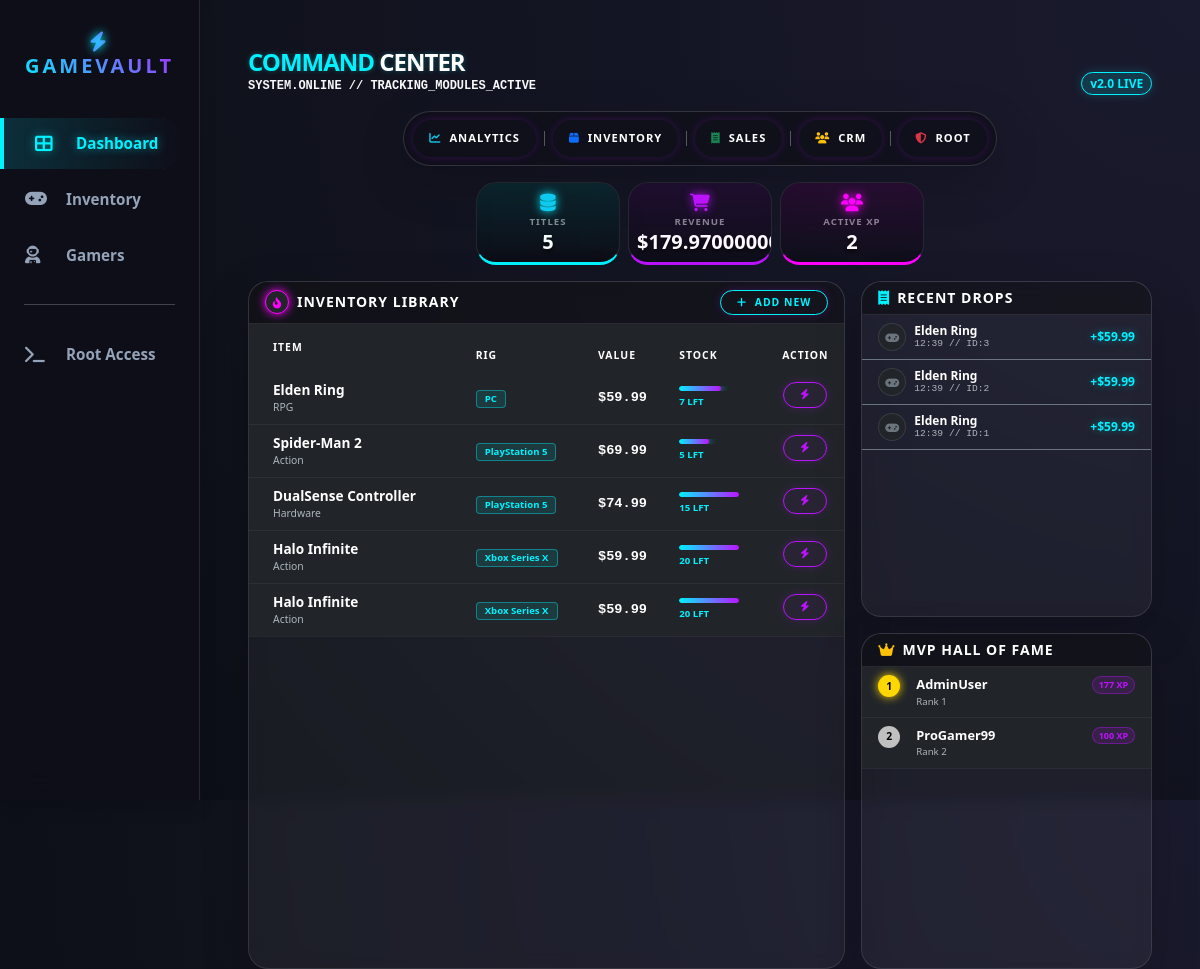
/dashboard/, run on the app's committed database.
### store/models.py (models this page shows, shortened)
class Product(models.Model):
    PLATFORM_CHOICES = (
        ('pc', 'PC'),
        ('ps5', 'PlayStation 5'),
        ('xbox', 'Xbox Series X'),
        ('switch', 'Nintendo Switch'),
    )
    title = models.CharField(max_length=200)
    category = models.ForeignKey(Category, on_delete=models.CASCADE)
    platform = models.CharField(max_length=20, choices=PLATFORM_CHOICES)
    price = models.DecimalField(max_digits=10, decimal_places=2)
    stock_count = models.IntegerField(default=0)
    is_digital = models.BooleanField(default=False)
    description = models.TextField(blank=True)

class Category(models.Model):
    name = models.CharField(max_length=100)
    class Meta:
        verbose_name_plural = "Categories"

class Sale(models.Model):
    customer = models.ForeignKey(Customer, on_delete=models.SET_NULL, null=True)
    product = models.ForeignKey(Product, on_delete=models.CASCADE)
    sale_date = models.DateTimeField(auto_now_add=True)
    amount_paid = models.DecimalField(max_digits=10, decimal_places=2)

class Customer(models.Model):
    user = models.OneToOneField(User, on_delete=models.CASCADE)
    phone = models.CharField(max_length=15)
    gamer_tag = models.CharField(max_length=50, blank=True)
    loyalty_points = models.IntegerField(default=0)

### store/views.py (the view)
# urls.py: path('dashboard/', views.dashboard, name='dashboard'),
def dashboard(request):
    products = Product.objects.all()
    recent_sales = Sale.objects.order_by('-sale_date')[:5]
    total_revenue = Sale.objects.aggregate(Sum('amount_paid'))['amount_paid__sum'] or 0
    sales_count = Sale.objects.count()
    customers_count = Customer.objects.count()
    top_customers = Customer.objects.order_by('-loyalty_points')[:5]
    context = {
        'products': products,
        'recent_sales': recent_sales,
        'total_revenue': total_revenue,
        'sales_count': sales_count,
        'customers_count': customers_count,
        'top_customers': top_customers,
    }
    return render(request, 'store/dashboard.html', context)

### store/templates/store/dashboard.html (shortened to what this page needs)
{% extends "base.html" %}
{% block content %}
<div class="row mb-3">
    <div class="col-12 d-flex justify-content-between align-items-end">
        <div>
            <h4 class="fade-in mb-0" style="color: #00f2ff; letter-spacing: -1px; font-weight: 900; text-shadow: 0 0 5px rgba(0, 242, 255, 0.3);">
                COMMAND <span class="text-white">CENTER</span>
            </h4>
            <p class="text-light fade-in small mb-0" style="font-size: 0.75rem; font-family: monospace; font-weight: 600;">SYSTEM.ONLINE // TRACKING_MODULES_ACTIVE</p>
        </div>
        <div class="fade-in">
            <span class="badge rounded-pill" style="background: rgba(0, 242, 255, 0.15); color: #00f2ff; border: 1px solid #00f2ff; box-shadow: 0 0 10px rgba(0, 242, 255, 0.2); font-weight: 700;">v2.0 LIVE</span>
        </div>
    </div>
</div>
<div class="row mb-3 fade-in justify-content-center">
    <div class="col-md-10 col-lg-8">
        <div class="glass-card p-2 rounded-pill d-flex justify-content-center align-items-center gap-2 shadow-lg" style="background: rgba(15, 15, 25, 0.8); border: 1px solid rgba(255, 255, 255, 0.15);">
            <a href="#stats-module" class="btn btn-sm btn-neon border-0 rounded-pill px-3 fw-bold" style="font-size: 0.7rem; color: #fff;">
                <i class="fas fa-chart-line text-info me-1"></i> Analytics
            </a>
            <a href="#inventory-module" class="btn btn-sm btn-neon border-0 rounded-pill px-3 fw-bold" style="font-size: 0.7rem; color: #fff;">
                <i class="fas fa-box text-primary me-1"></i> Inventory
            </a>
            <a href="#sales-module" class="btn btn-sm btn-neon border-0 rounded-pill px-3 fw-bold" style="font-size: 0.7rem; color: #fff;">
                <i class="fas fa-receipt text-success me-1"></i> Sales
            </a>
            <a href="#crm-module" class="btn btn-sm btn-neon border-0 rounded-pill px-3 fw-bold" style="font-size: 0.7rem; color: #fff;">
                <i class="fas fa-users text-warning me-1"></i> CRM
            </a>
            <a href="/admin" class="btn btn-sm btn-neon border-0 rounded-pill px-3 fw-bold" style="font-size: 0.7rem; color: #fff;">
                <i class="fas fa-shield-alt text-danger me-1"></i> Root
            </a>
        </div>
    </div>
</div>
<div id="stats-module" class="row mb-3 fade-in g-2 justify-content-center">
    <div class="col-4 col-md-2">
        <div class="glass-card text-center p-2 position-relative overflow-hidden" style="border-bottom: 3px solid #00f2ff; background: rgba(0,0,0,0.3);">
            <div class="position-absolute top-0 start-0 w-100 h-100" style="background: linear-gradient(to bottom, rgba(0, 242, 255, 0.1), transparent);"></div>
            <i class="fas fa-database mb-1 text-info" style="font-size: 1.1rem; filter: drop-shadow(0 0 5px #00f2ff);"></i>
            <div class="text-white-50" style="font-size: 0.6rem; text-transform: uppercase; font-weight: 900; letter-spacing: 1px;">Titles</div>
            <div class="h5 fw-black mb-0" style="color: #ffffff; text-shadow: 0 2px 4px rgba(0,0,0,0.8); font-weight: 800;">{{ products.count }}</div>
        </div>
    </div>
    <div class="col-4 col-md-2">
        <div class="glass-card text-center p-2 position-relative overflow-hidden" style="border-bottom: 3px solid #bc13fe; background: rgba(0,0,0,0.3);">
            <div class="position-absolute top-0 start-0 w-100 h-100" style="background: linear-gradient(to bottom, rgba(188, 19, 254, 0.1), transparent);"></div>
            <i class="fas fa-shopping-cart mb-1" style="font-size: 1.1rem; color: #bc13fe; filter: drop-shadow(0 0 5px #bc13fe);"></i>
            <div class="text-white-50" style="font-size: 0.6rem; text-transform: uppercase; font-weight: 900; letter-spacing: 1px;">Revenue</div>
            <div class="h5 fw-black mb-0" style="color: #ffffff; text-shadow: 0 2px 4px rgba(0,0,0,0.8); font-weight: 800;">${{ total_revenue|default:"0" }}</div>
        </div>
    </div>
    <div class="col-4 col-md-2">
        <div class="glass-card text-center p-2 position-relative overflow-hidden" style="border-bottom: 3px solid #ff00ff; background: rgba(0,0,0,0.3);">
            <div class="position-absolute top-0 start-0 w-100 h-100" style="background: linear-gradient(to bottom, rgba(255, 0, 255, 0.1), transparent);"></div>
            <i class="fas fa-users mb-1" style="font-size: 1.1rem; color: #ff00ff; filter: drop-shadow(0 0 5px #ff00ff);"></i>
            <div class="text-white-50" style="font-size: 0.6rem; text-transform: uppercase; font-weight: 900; letter-spacing: 1px;">Active XP</div>
            <div class="h5 fw-black mb-0" style="color: #ffffff; text-shadow: 0 2px 4px rgba(0,0,0,0.8); font-weight: 800;">{{ customers_count|default:"0" }}</div>
        </div>
    </div>
</div>
<div class="row g-3 fade-in h-100">
    <div id="inventory-module" class="col-lg-8 d-flex flex-column">
        <div class="glass-card p-0 overflow-hidden shadow-lg flex-fill">
            <div class="px-3 py-2 d-flex justify-content-between align-items-center" style="border-bottom: 1px solid rgba(255,255,255,0.1); background: rgba(0,0,0,0.4);">
                <div class="d-flex align-items-center">
                    <div class="rounded-circle bg-dark d-flex align-items-center justify-content-center me-2" style="width: 24px; height: 24px; box-shadow: 0 0 10px #ff00ff; border: 1px solid #ff00ff;">
                        <i class="fas fa-fire-alt" style="font-size: 0.7rem; color: #ff00ff;"></i>
                    </div>
                    <h6 class="mb-0 small fw-bold" style="color: #ffffff; letter-spacing: 1px;">INVENTORY LIBRARY</h6>
                </div>
                <div class="d-flex gap-2">
                    <a href="/admin/store/product/add/" class="btn-neon py-1 px-3 text-decoration-none rounded-pill fw-bold" style="font-size: 0.65rem; border: 1px solid #00f2ff; color: #00f2ff;">
                        <i class="fas fa-plus me-1"></i> ADD NEW
                    </a>
                </div>
            </div>
            <div class="table-responsive h-100">
                <table class="table table-dark table-hover mb-0 align-middle" style="background: transparent; font-size: 0.8rem;">
                    <thead style="background: rgba(0,0,0,0.5);">
                        <tr class="text-white-50 small text-uppercase" style="font-size: 0.65rem; letter-spacing: 1px; font-weight: 700;">
                            <th class="ps-4 py-3 border-0">Item</th>
                            <th class="border-0">Rig</th>
                            <th class="border-0">Value</th>
                            <th class="border-0">Stock</th>
                            <th class="text-center border-0">Action</th>
                        </tr>
                    </thead>
                    <tbody>
                        {% for product in products %}
                        <tr style="border-bottom: 1px solid rgba(255,255,255,0.05);">
                            <td class="ps-4 py-2">
                                <div class="fw-bold" style="color: #ffffff; font-size: 0.85rem;">{{ product.title }}</div>
                                <div style="font-size: 0.65rem; color: #adb5bd;">{{ product.category.name }}</div>
                            </td>
                            <td>
                                <span class="badge" style="background: rgba(0, 242, 255, 0.1); color: #00f2ff; border: 1px solid rgba(0, 242, 255, 0.4); font-size: 0.6rem; padding: 3px 8px; border-radius: 4px; font-weight: 600;">
                                    {{ product.get_platform_display }}
                                </span>
                            </td>
                            <td class="fw-bold" style="color: #ffffff; font-family: monospace; font-size: 0.85rem;">${{ product.price }}</td>
                            <td>
                                {% if product.stock_count > 0 %}
                                    <div class="progress mb-1 bg-dark" style="height: 5px; width: 60px; border-radius: 3px;">
                                        <div class="progress-bar" role="progressbar"
                                             style="width: {{ product.stock_count }}0%; background: linear-gradient(90deg, #00f2ff, #bc13fe); border-radius: 3px; box-shadow: 0 0 8px #00f2ff;">
                                        </div>
                                    </div>
                                    <div style="font-size: 0.6rem; font-weight: 800; color: #00f2ff;">{{ product.stock_count }} LFT</div>
                                {% else %}
                                    <span class="badge bg-danger text-white p-1" style="font-size: 0.6rem; box-shadow: 0 0 8px red; font-weight: 700;">WIPED</span>
                                {% endif %}
                            </td>
                            <td class="text-center">
                                {% if product.stock_count > 0 %}
                                    <a href="{% url 'process_sale' product.id %}" class="btn-neon py-1 px-3 text-decoration-none d-inline-block rounded-pill fw-bold" style="font-size: 0.65rem; border: 1px solid #bc13fe; color: #bc13fe; background: rgba(188, 19, 254, 0.05);">
                                        <i class="fas fa-zap"></i>
                                    </a>
                                {% else %}
                                    <span class="text-muted opacity-25" style="font-size: 0.8rem;"><i class="fas fa-lock"></i></span>
                                {% endif %}
                            </td>
                        </tr>
                        {% empty %}
                        <tr><td colspan="5" class="text-center py-5 small text-muted">Loot box is empty.</td></tr>
                        {% endfor %}
                    </tbody>
                </table>
            </div>
        </div>
    </div>
    <div class="col-lg-4 d-flex flex-column gap-3">
        <div id="sales-module" class="glass-card p-0 overflow-hidden shadow-lg flex-fill">
            <div class="px-3 py-2 d-flex justify-content-between align-items-center" style="border-bottom: 1px solid rgba(255,255,255,0.1); background: rgba(0,0,0,0.4);">
                <div class="d-flex align-items-center">
                    <i class="fas fa-receipt me-2" style="font-size: 0.9rem; color: #00f2ff;"></i>
                    <h6 class="mb-0 small fw-bold" style="color: #ffffff; letter-spacing: 1px;">RECENT DROPS</h6>
                </div>
            </div>
            <div class="list-group list-group-flush">
                {% for sale in recent_sales|slice:":3" %}
                <div class="list-group-item bg-transparent border-bottom border-secondary d-flex justify-content-between align-items-center py-2 px-3" style="color: #ffffff;">
                    <div class="d-flex align-items-center">
                        <div class="rounded-circle bg-dark me-2 d-flex justify-content-center align-items-center" style="width: 28px; height: 28px; border: 1px solid rgba(255,255,255,0.1);">
                            <i class="fas fa-gamepad text-secondary" style="font-size: 0.7rem;"></i>
                        </div>
                        <div>
                            <div style="font-size: 0.75rem; font-weight: bold; line-height: 1.1;">{{ sale.product.title }}</div>
                            <div style="font-size: 0.6rem; color: #adb5bd; font-family: monospace;">{{ sale.sale_date|date:"H:i" }} // ID:{{ sale.id }}</div>
                        </div>
                    </div>
                    <span class="fw-bold" style="font-size: 0.75rem; color: #00f2ff; text-shadow: 0 0 8px rgba(0, 242, 255, 0.4);">+${{ sale.amount_paid }}</span>
                </div>
                {% empty %}
                <div class="p-4 text-center text-muted small" style="font-size: 0.75rem;">
                    <i class="fas fa-wind d-block mb-1 opacity-50"></i>
                    No transactions recorded.
                </div>
                {% endfor %}
            </div>
        </div>
        <div id="crm-module" class="glass-card p-0 overflow-hidden shadow-lg flex-fill">
            <div class="px-3 py-2 d-flex justify-content-between align-items-center" style="border-bottom: 1px solid rgba(255,255,255,0.1); background: rgba(0,0,0,0.4);">
                <div class="d-flex align-items-center">
                    <i class="fas fa-crown me-2 text-warning" style="font-size: 0.9rem;"></i>
                    <h6 class="mb-0 small fw-bold" style="color: #ffffff; letter-spacing: 1px;">MVP HALL OF FAME</h6>
                </div>
            </div>
            <table class="table table-dark mb-0" style="background: transparent; font-size: 0.75rem;">
                <tbody>
                    {% for customer in top_customers|slice:":3" %}
                    <tr style="border-bottom: 1px solid rgba(255,255,255,0.05);">
                        <td class="ps-3 py-2" style="width: 35px;">
                            <div class="rounded-circle d-flex align-items-center justify-content-center fw-bold"
                                 style="width: 22px; height: 22px;
                                 {% if forloop.counter == 1 %}background: #FFD700; color: #000; box-shadow: 0 0 10px #FFD700;{% endif %}
                                 {% if forloop.counter == 2 %}background: #C0C0C0; color: #000;{% endif %}
                                 font-size: 0.65rem;">
                                {{ forloop.counter }}
                            </div>
                        </td>
                        <td class="py-2">
                            <div class="fw-bold" style="color: #ffffff; font-size: 0.8rem;">{{ customer.gamer_tag }}</div>
                            <div style="font-size: 0.6rem; color: #adb5bd;">Rank {{ forloop.counter }}</div>
                        </td>
                        <td class="text-end pe-3 py-2">
                            <span class="badge rounded-pill" style="background: rgba(188, 19, 254, 0.15); color: #bc13fe; border: 1px solid rgba(188, 19, 254, 0.4); font-weight: 700;">{{ customer.loyalty_points }} XP</span>
                        </td>
                    </tr>
                    {% empty %}
                    <tr><td colspan="3" class="p-4 text-center text-muted small">No MVPs registered.</td></tr>
                    {% endfor %}
                </tbody>
            </table>
        </div>
    </div>
</div>
{% endblock %}

### data on the page
Product: title "Elden Ring", category.name "RPG", platform "PC", price "59.99", stock_count "7"
Product: title "Spider-Man 2", category.name "Action", platform "PlayStation 5", price "69.99", stock_count "5"
Product: title "DualSense Controller", category.name "Hardware", platform "PlayStation 5", price "74.99", stock_count "15"
Product: title "Halo Infinite", category.name "Action", platform "Xbox Series X", price "59.99", stock_count "20"
Product: title "Halo Infinite", category.name "Action", platform "Xbox Series X", price "59.99", stock_count "20"
Sale: product "Elden Ring", sale_date "12:39", id "3", amount_paid "59.99"
Sale: product "Elden Ring", sale_date "12:39", id "2", amount_paid "59.99"
Sale: product "Elden Ring", sale_date "12:39", id "1", amount_paid "59.99"
Customer: gamer_tag "AdminUser", loyalty_points "177"
Customer: gamer_tag "ProGamer99", loyalty_points "100"

### other printed values
{{ products.count }} "5"
{{ customers_count|default:"0" }} "2"
